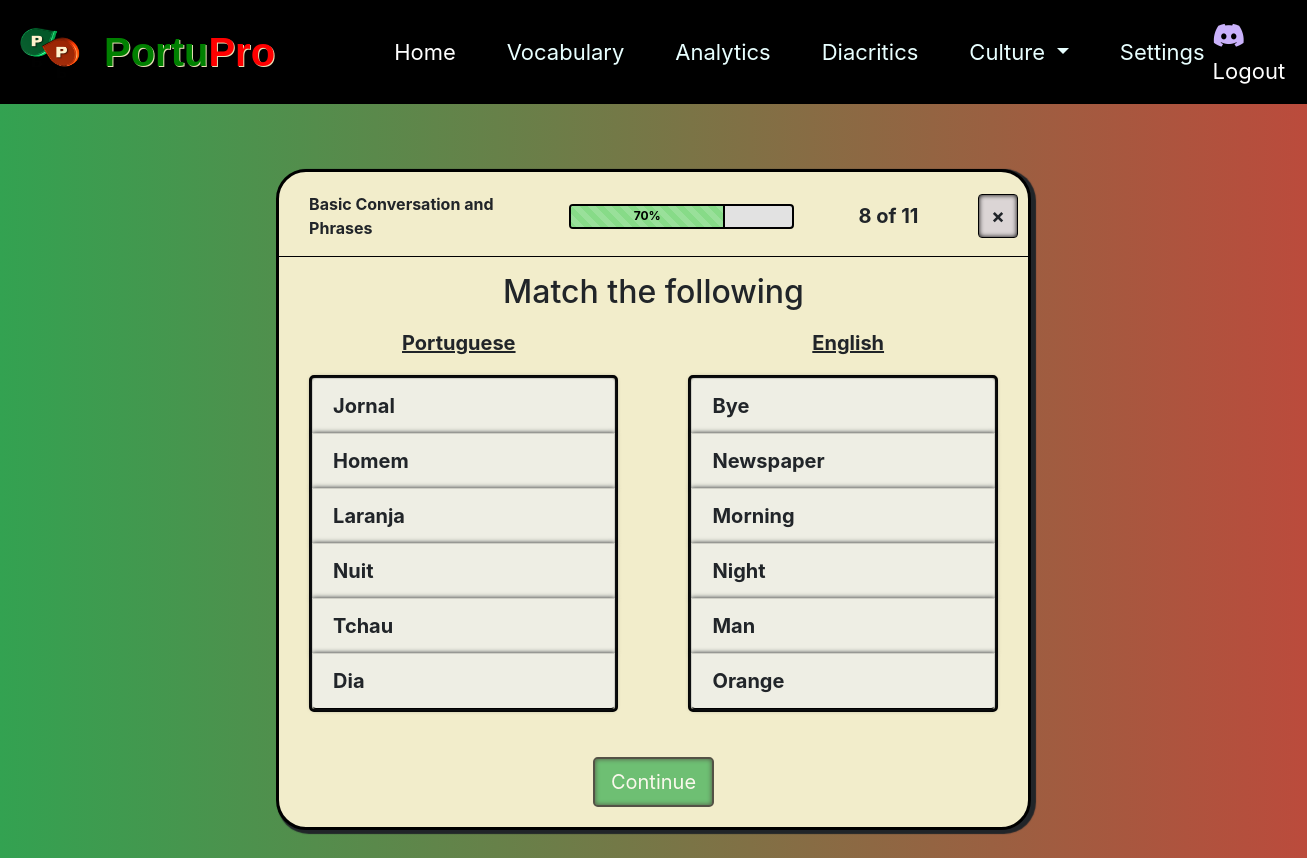
The app's page /quiz/1/1/ (signed in) with its own data.
### mainsite/models.py (models this page shows, shortened)
class Unit(models.Model):
    name = models.CharField(max_length=255, blank=False, null=False)
    description = models.TextField(blank=True, null=True)

class Match(models.Model):
    question = models.ForeignKey('Question', on_delete=models.CASCADE)
    left_option = models.CharField(max_length=255)
    right_option = models.CharField(max_length=255)
    class Meta:
        ordering = ['id']

### mainsite/views.py (the view, shortened to what this page needs)
# urls.py: path('quiz/<int:unit_id>/<int:quiz_id>/', views.quiz, name='quiz'),
@login_required
def quiz(request, unit_id, quiz_id):
    difficulty_dict = {
        '1': 'Beginner',
        '2': 'Intermediate',
        '3': 'Advanced'
    }
    difficulty = difficulty_dict[str(request.user.proficiency_level)]
    api_key = 'TD3tzuMg9GoBdmw2QLf2jrheWlkp9L91Hk1DXyUtVuIWzrkadRZXv1o2'
    image_url = 'https://api.pexels.com/v1/search'
    image_headers = {
        'Authorization': api_key
    }
    question_obj = None
    repeated_question = False
    options = {}
    match_dict = {}
    left_col_q = []
    right_col_q = []
    jumbled_answer = []
    quiz_accessed = Quiz.objects.filter(unit_id=unit_id, difficulty=difficulty)[quiz_id-1]
    questions_for_quiz = quiz_accessed.questions.all()
    if UserAttempts.objects.filter(quiz=quiz_accessed, user=request.user).exists():
        print("User has already attempted the quiz")
        user_attempt = UserAttempts.objects.filter(quiz=quiz_accessed, user=request.user).order_by('-attempt_date')[0]
        if user_attempt.questions_answered == 8:
            print("User has answered all questions")
            print("Creating user object")
            user_attempt = UserAttempts.objects.create(quiz=quiz_accessed, user=request.user, questions_answered=0)
            messages.success(request, 'Quiz complete!')
            return redirect('mainsite:home')
    else:
        user_attempt = UserAttempts.objects.create(quiz=quiz_accessed, user=request.user, questions_answered=0)
    unanswered_questions = Question.objects.filter(
        quiz_id=quiz_id
    ).exclude(
        id__in=UserAnswers.objects.filter(
            question__quiz_id=quiz_id,
            user=request.user,
            attempt=user_attempt
        ).values_list('question_id', flat=True)
    )
    latest_incorrect_answer_subquery = UserAnswers.objects.filter(
        question=OuterRef('pk'),
        is_correct=False,
        user=request.user,
        attempt = user_attempt
    ).order_by('-answer_date').values('id')[:1]
    questions_with_latest_incorrect_answer = Question.objects.annotate(
        latest_incorrect_answer_id=Subquery(latest_incorrect_answer_subquery)
    ).filter(
        user_answers__id=Subquery(latest_incorrect_answer_subquery)  # Ensures we filter on the latest incorrect answer
    ).values_list('id', flat=True)  # Get the IDs of those questions
    list_of_question_ids = list(questions_with_latest_incorrect_answer)
    if unanswered_questions:
        if user_attempt.questions_answered > 3 and random.randint(1,100) <= 20:
            answered_questions = Question.objects.filter(
                quiz_id=quiz_id,
                id__in=UserAnswers.objects.filter(
                    question__quiz_id=quiz_id,
                    user=request.user,
                    attempt = user_attempt
                ).values_list('question_id', flat=True)
            )
            answered_questions_list = list(answered_questions)
            question_obj = random.choice(answered_questions_list)
            repeated_question = True
        else:
            question_obj = unanswered_questions.first()
    if question_obj.question_type == 'MCQ':
        options_list = question_obj.option_set.all()
        for option in options_list:
            word = Word.objects.get(portuguese_word=option)
            image_params = {
                'query': word.english_translation,
                'per_page': 10,
                'page': 1
            }
            image_response = requests.get(image_url, headers=image_headers, params=image_params)
            photo = image_response.json()['photos'][0]['src']['original']
            options[option] = photo
    elif question_obj.question_type == 'MCQ_Text':
        options_list = question_obj.option_set.all()
        options = options_list
    elif question_obj.question_type == 'Arrange':
        jumbled_answer = question_obj.correct_answer.split(" ")
        random.shuffle(jumbled_answer)
    elif question_obj.question_type == 'Translate':
        pass
    elif question_obj.question_type == 'Match':
        matches = question_obj.match_set.all()
        for match in matches:
            left_col_q.append(match.left_option)
            right_col_q.append(match.right_option)
            match_dict[match.left_option] = match.right_option
        random.shuffle(left_col_q)
        random.shuffle(right_col_q)
    submitted_answer = request.session.get('submitted_answer', '')
    unit_name = question_obj.quiz.unit.name
    unit_id = question_obj.quiz.unit.id
    if question_obj.question_type == 'Speech':
        template_name = 'mainsite/quiz_2.html'
    if question_obj.question_type == 'Match':
        template_name = 'mainsite/quiz_3.html'
    if question_obj.question_type == 'MCQ_Text':
        template_name = 'mainsite/quiz_4.html'
    if question_obj.question_type == 'MCQ':
        template_name = 'mainsite/quiz_1.html'
    if question_obj.question_type == 'Arrange':
        template_name = 'mainsite/quiz_5.html'
    if question_obj.question_type == 'Translate':
        template_name = 'mainsite/quiz_6.html'
    return render(request, template_name, {
        'quiz': submitted_answer,
        'question_text': question_obj.question_text,
        'question_answer': question_obj.correct_answer,
        'question_id': question_obj.id,
        'unit_name': unit_name,
        'unit_id': unit_id,
        'options': options,
        'jumbled_answer': jumbled_answer,
        'match_items': match_dict,
        'left_col_q':left_col_q,
        'right_col_q': right_col_q,
        'repeated_question': repeated_question,
    })

### mainsite/templatetags/custom_filters.py (called while the page is built)
@register.filter(name='get_item')
def get_item(dictionary, key):
    return dictionary.get(key, '')

### templates/mainsite/quiz_3.html (shortened to what this page needs)
{% load static %}
{% load custom_filters %}
<!DOCTYPE html>
<html lang="en">
<head>
<link rel="stylesheet" href="https://stackpath.bootstrapcdn.com/bootstrap/4.3.1/css/bootstrap.min.css">
<link rel="stylesheet" href="https://cdnjs.cloudflare.com/ajax/libs/font-awesome/5.15.3/css/all.min.css">
<link rel="stylesheet" href="{% static 'dashboard.css' %}">
</head>
<body>
  {% include 'mainsite/navbar.html' %}
  <div class="container">
    <div class="quiz-container">
      <div class="d-flex justify-content-between align-items-center mb-3">
        <div class="unit_heading">
          <b>{{unit_name}} </b>
        </div>
        <div class="progress" style="width: 30%;">
          <div class="progress-bar progress-bar-striped" style="width:70%" aria-valuenow="70" aria-valuemin="0" aria-valuemax="100">70%</div>
        </div>
        {% if not repeated_question %}
        <div class='numbering'><b>{{question_id}} of 11</b></div>
      {% else %}
        <b>Repeated Question</b>
      {% endif %}
        <a href="/home" class="btn btn-light big-close" id="big_close" style="border: solid 1px #000000; margin-right: 10px;">&times;</a>
      </div>
      <hr>
      <center><h2>Match the following</h2></center>
    <form id="quiz-form">
    <div class="row" style="margin-top: 20px;">
        <div class="col-6">
            <u><h5 style="text-align: center;"><b>Portuguese</b></h5></u>
            <ul class="list-group match-list" id="listA" style="margin-left: 30px;">
              {% for item, value in match_items.items %}
                <li class="list-group-item match-item" data-match="{{value}}" id="columnA">
                  {{value}}
                </li>
              {% endfor %}
            </ul>
        </div>
        <div class="col-6">
            <u><h5 style="text-align: center;"><b>English</b></h5></u>
            <ul class="list-group match-list" id="listB" style="margin-right: 30px;">
              {% for item in left_col_q %}
                <li class="list-group-item match-item" data-match="{{ match_items|get_item:item }}" id="columnA">{{item}}</li>
              {% endfor %}
            </ul>
        </div>
    </div>
    <div class="text-center" style="padding-top:25px">
      <button id="submitButton" class="btn btn-success btn-lg" disabled>Continue</button>
    </div>
    </form>
    </div>
  </div>
</body>
</html>

### static/dashboard.css (style rules this page uses)
html, body { height: 100%; margin: 0; padding: 0; }
body { background: linear-gradient(to right, #33A251, #BB4B3C); background-attachment: fixed; background-repeat: no-repeat; background-size: cover; }
.container { min-height: 100%; }
.quiz-container { border-radius: 30px; box-shadow: 3px 2px 1px 2px; background-color: #f2edcb; margin-top: 65px; border: 3px solid black; }
.progress-bar { border: 0px solid black; background-color: #87db88; color: black; font-weight: bold; border-right: 2px solid black; }
.progress { background-color: 0px solid black; background-color: rgb(226, 226, 226); height: 25px; width: 30%; border: 2px solid black; }
.unit_heading { width: 200px; margin-left: 30px; }
#big_close { border: 2px solid black; margin-right: 20px; box-shadow: inset 0px 0px 5px 0px black; background-color: rgb(219, 213, 213); font-size: 20px; font-weight: bold; }
#checkAnswer, #submitButton, #checkOrder, #skipButton { border: 2px solid black; box-shadow: inset 0px 0px 5px 0px black; }
.numbering { margin-left: 5px; font-size: 20px; }

### templates/mainsite/quiz_3.html (style rules this page uses)
.quiz-container { max-width: 68%; margin: 30px auto; background-color: #f9f9f9; padding: 20px; padding-left: 0px; padding-right: 0px; border-radius: 8px; box-shadow: 0 0 10px rgba(0, 0, 0, 0.1); }
.progress { height: 20px; }
.progress-bar { background-color: #4CAF50; }
hr { border: none; height: 1px; width: 100%; margin-left: 0px; margin-right: 0px; background-color: #000000; margin-top: 20px; margin-bottom: 20px; }
.match-item { cursor: pointer; }
.list-group.match-list { margin: 20px; border-radius: 5px; }
#listA { border: 3px solid black; }
#listB { border: 3px solid black; }
#columnA, #columnB { border-bottom: 1.5px solid black; box-shadow: 0 0 5px 0px; background-color: #eeeee4; font-weight: bold; font-size: 20px; }

### records on screen
Unit: name "Basic Conversation and Phrases"
Match: match_items "Jornal", left_col_q "Newspaper"
Match: match_items "Homem", left_col_q "Man"
Match: match_items "Laranja", left_col_q "Orange"
Match: match_items "Nuit", left_col_q "Night"
Match: match_items "Tchau", left_col_q "Bye"
Match: match_items "Dia", left_col_q "Morning"

### other values on screen
{{ question_id }} "8"
